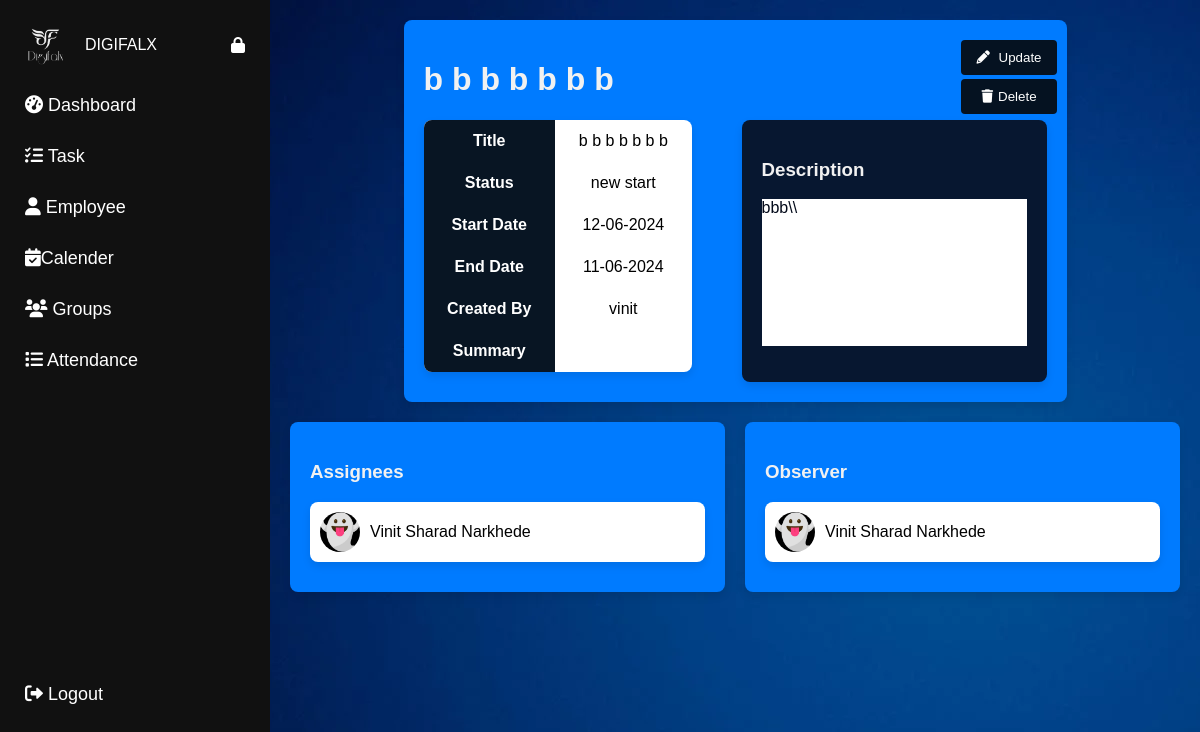
/admintaskdetails/1, run on the app's committed database.
### app.py (models this page shows)
class Task(db.Model):
    id = db.Column(db.Integer, primary_key=True)
    employee_id = db.Column(db.Integer, db.ForeignKey('employee.id'), nullable=False)
    observer_id = db.Column(db.Integer, db.ForeignKey('employee.id'))
    title = db.Column(db.String(150), nullable=False)
    description = db.Column(db.Text, nullable=False)
    status = db.Column(db.String(50), nullable=False, default='new start')
    startdate = db.Column(db.Date, nullable=False)
    enddate = db.Column(db.Date, nullable=False)
    created_by = db.Column(db.String(100), nullable=False)
    summary = db.Column(db.Text)
    assignees = db.relationship('Employee', secondary='task_assignee', backref=db.backref('assigned_tasks', lazy='dynamic'),
                                primaryjoin="Task.id == TaskAssignee.task_id",
                                secondaryjoin="TaskAssignee.employee_id == Employee.id",
                                lazy='dynamic')
    observer = db.relationship('Employee', foreign_keys=[observer_id], lazy='select')

class Employee(db.Model):
    id = db.Column(db.Integer, primary_key=True)
    username = db.Column(db.String(150), nullable=False, unique=True)
    password = db.Column(db.String(150), nullable=False)
    name = db.Column(db.String(100), nullable=False)
    email = db.Column(db.String(100), nullable=False)
    position = db.Column(db.String(100), nullable=False)
    joining_date = db.Column(db.Date, nullable=False, default=datetime.utcnow)
    profile_picture = db.Column(db.String(120), nullable=True)
    group_id = db.Column(db.Integer, db.ForeignKey('group.id'), nullable=True)
    events = db.relationship('Event', backref='employee', lazy=True)
    time_entries = db.relationship('TimeEntry', backref='employee', lazy=True)
    tasks = db.relationship('Task', backref='assigned_employee', foreign_keys=[Task.employee_id], lazy=True)
    observed_tasks = db.relationship('Task', backref='observer_employee', foreign_keys=[Task.observer_id], lazy=True)

### app.py (the view)
@app.route('/admintaskdetails/<int:task_id>')
def admintaskdetails(task_id):
    tasks=Task.query.all()
    task = Task.query.get_or_404(task_id)
    assignees = Employee.query.join(TaskAssignee).filter(TaskAssignee.task_id == task_id).all()
    observer = Employee.query.get(task.observer_id)
    if 'employee_id' in session:
        current_employee_id = session['employee_id']
        current_employee = Employee.query.get(current_employee_id)
        created_tasks = Task.query.filter_by(created_by=current_employee.username).all()
        assigned_tasks = Task.query.join(TaskAssignee).filter(TaskAssignee.employee_id == current_employee_id).all()
    else:
        created_tasks = []
        assigned_tasks = []
    return render_template('admintaskdetails.html', task=task, assignees=assignees, observer=observer, created_tasks=created_tasks, assigned_tasks=assigned_tasks,tasks=tasks)

### templates/admintaskdetails.html (shortened to what this page needs)
<!DOCTYPE html>
<html lang="en">
<head>
    <link rel="stylesheet" href="https://cdnjs.cloudflare.com/ajax/libs/font-awesome/6.0.0-beta3/css/all.min.css">
</head>
<body>
    <div class="sidebar" id="mySidebar">
        <div class="sidebar-header">
            <img src="/static/images/logo.png" alt="Logo" class="sidebar-logo">
            <span class="sidebar-text">DIGIFALX</span>
            <i class="fas fa-lock" id="lockIcon" onclick="toggleLock()"></i>
        </div>
        <a href="{{ url_for('admin') }}"><i class="fas fa-tachometer-alt"></i> <span
                class="menu-text">Dashboard</span></a>
        <a href="{{ url_for('admintasklist') }}"><i class="fas fa-tasks"></i> <span class="menu-text">Task</span></a>
        <a href="{{ url_for('employee_list') }}"><i class="fas fa-user"></i> <span class="menu-text">Employee</span></a>
        <a href="{{ url_for('admincalender') }}"><i class="fas fa-calendar-check"></i><span
                class="menu-text">Calender</span></a>
        <a href="{{ url_for('list_group') }}"><i class="fas fa-users"></i> <span class="menu-text">Groups</span></a>
        <a href="{{ url_for('attendance_list') }}"><i class="fas fa-list"></i> <span
                class="menu-text">Attendance</span></a>
        <a href="{{ url_for('logout') }}" class="logout"><i class="fas fa-sign-out-alt"></i> <span
                class="menu-text">Logout</span></a>
    </div>
    <div id="main">
        <div class="content">
            <div class="container">
                <div class="card">
                    <div class="buttons">
                        <button onclick="location.href='{{ url_for('admin_update_task', task_id=task.id) }}'"><i class="fa fa-pencil"></i> Update</button>
                        <form method="POST" action="{{ url_for('admin_delete_task', task_id=task.id) }}"
                            onsubmit="return confirm('Are you sure you want to delete this task?');">
                            <button type="submit"> <i class="fa fa-trash"></i>Delete</button>
                        </form>
                    </div>
                    <h1>{{ task.title }}</h1>
                    <div class="table-description-container">
                        <div class="table-container">
                            <table>
                                <tr>
                                    <th>Title</th>
                                    <td>{{ task.title }}</td>
                                </tr>
                                <tr>
                                    <th>Status</th>
                                    <td>{{ task.status }}</td>
                                </tr>
                                <tr>
                                    <th>Start Date</th>
                                    <td>{{ task.startdate.strftime('%d-%m-%Y') }}</td>
                                </tr>
                                <tr>
                                    <th>End Date</th>
                                    <td>{{ task.enddate.strftime('%d-%m-%Y') }}</td>
                                </tr>
                                <tr>
                                    <th>Created By</th>
                                    <td>{{ task.created_by }}</td>
                                </tr>
                                <tr>
                                    <th>Summary</th>
                                    <td>{{ task.summary }}</td>
                                </tr>
                            </table>
                        </div>
                        <div class="description-card">
                            <h3>Description</h3>
                            <p>{{ task.description }}</p>
                        </div>
                    </div>
                </div>
                <div class="assignees-observer">
                    <div class="card">
                        <h3>Assignees</h3>
                        <div>
                            {% for assignee in assignees %}
                            <div class="assignee">
                                <img src="{{ url_for('static', filename='profile_pics/' + (assignee.profile_picture if assignee.profile_picture else 'default.png')) }}"
                                    class="profile-pic" alt="{{ assignee.name }}">
                                <span>{{ assignee.name }}</span>
                            </div>
                            {% endfor %}
                        </div>
                    </div>
                    <div class="card">
                        <h3>Observer</h3>
                        <div>
                            {% if observer %}
                            <div class="observer">
                                <img src="{{ url_for('static', filename='profile_pics/' + (observer.profile_picture if observer.profile_picture else 'default.png')) }}"
                                    class="profile-pic" alt="{{ observer.name }}">
                                <span>{{ observer.name }}</span>
                            </div>
                            {% else %}
                            <p>No observer assigned.</p>
                            {% endif %}
                        </div>
                    </div>
                </div>
            </div>
        </div>
    </div>
</body>
</html>

### templates/admintaskdetails.html (style rules this page uses)
body { margin: 0; background-image: url(/static/images/bg.png); font-family: 'Arial', sans-serif; transition: margin-left 0.5s; }
.sidebar { height: 100%; width: 270px; position: fixed; top: 0; left: 0; background-color: #111; overflow-x: hidden; transition: width 0.5s; padding-top: 0; z-index: 1000; }
.sidebar-header { display: flex; align-items: center; padding: 15px 25px; color: white; margin-top: 10px; }
.sidebar-logo { width: 40px; height: 40px; margin-right: 20px; padding-left: 0%; }
.sidebar-text { flex-grow: 1; }
#lockIcon { cursor: pointer; }
.sidebar a { padding: 15px 25px; text-decoration: none; font-size: 18px; color: white; display: block; transition: background-color 0.3s; }
.sidebar a.logout { position: absolute; bottom: 80px; width: 100%; }
#main { transition: margin-left 0.5s; padding: 20px; margin-left: 270px; }
.content { display: flex; flex-direction: column; gap: 20px; }
.container { display: flex; flex-direction: column; align-items: center; width: 100%; }
.card { background-color: #007bff; border-radius: 8px; box-shadow: 0 4px 8px rgba(0, 0, 0, 0.1); margin-bottom: 20px; padding: 20px; transition: transform 0.3s, box-shadow 0.3s; position: relative; width: 70%; }
.buttons { position: absolute; top: 20px; right: 20px; }
.buttons button { background-color: #051221; color: white; border: none; border-radius: 4px; padding: 10px; cursor: pointer; margin-left: 10px; margin-bottom: 4px; transition: background-color 0.3s; width: 100%; }
.buttons button i { margin-right: 5px; }
h1, h2, h3 { color: #f1f1f1; }
p { color: #666; }
.profile-pic { width: 40px; height: 40px; border-radius: 50%; margin-right: 10px; vertical-align: middle; }
.assignee, .observer { display: flex; align-items: center; margin-bottom: 10px; padding: 10px; background-color: #fff; border-radius: 8px; box-shadow: 0 4px 8px rgba(0, 0, 0, 0.1); transition: transform 0.3s, box-shadow 0.3s; }
.table-container { width: 90%; }
.table-description-container { display: flex; gap: 20px; width: 100%; }
table { width: 90%; border-collapse: collapse; background-color: #ffffff; border-radius: 8px; box-shadow: 0 4px 8px rgba(0, 0, 0, 0.1); overflow: hidden; }
th, td { padding: 12px; text-align: center; }
th { background-color: #081523; color: white; }
.description-card { padding: 20px; background-color: #071730; color: #ffffff; border-radius: 8px; box-shadow: 0 4px 8px rgba(0, 0, 0, 0.1); width: 80%; transition: transform 0.3s, box-shadow 0.3s; }
.description-card p { color: #030a1a; overflow-x: auto; height: 147px; background: #ffffff; }
.assignees-observer { display: flex; gap: 20px; width: 100%; }
.assignees-observer .card { flex: 1; }

### data on the page
Task: title "b b b b b b b", status "new start", startdate "12-06-2024", enddate "11-06-2024", created_by "vinit", description "bbb\\\\"
Employee: profile_picture (picture), name "Vinit Sharad Narkhede"
